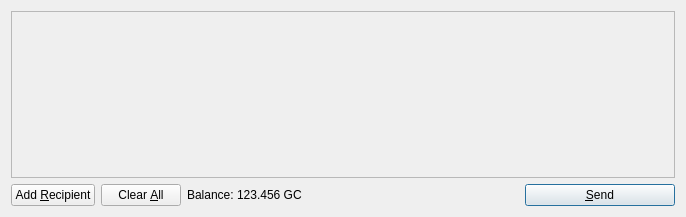
<?xml version="1.0" encoding="UTF-8"?>
<ui version="4.0">
 <class>SendCoinsDialog</class>
 <widget class="QDialog" name="SendCoinsDialog">
  <property name="geometry">
   <rect>
    <x>0</x>
    <y>0</y>
    <width>686</width>
    <height>217</height>
   </rect>
  </property>
  <property name="windowTitle">
   <string>Send Coins</string>
  </property>
  <layout class="QVBoxLayout" name="verticalLayout">
   <item>
    <widget class="QScrollArea" name="scrollArea">
     <property name="widgetResizable">
      <bool>true</bool>
     </property>
     <widget class="QWidget" name="scrollAreaWidgetContents">
      <property name="geometry">
       <rect>
        <x>0</x>
        <y>0</y>
        <width>666</width>
        <height>165</height>
       </rect>
      </property>
      <layout class="QVBoxLayout" name="verticalLayout_2">
       <property name="margin">
        <number>0</number>
       </property>
       <item>
        <layout class="QVBoxLayout" name="entries">
         <property name="spacing">
          <number>6</number>
         </property>
        </layout>
       </item>
       <item>
        <spacer name="verticalSpacer">
         <property name="orientation">
          <enum>Qt::Vertical</enum>
         </property>
         <property name="sizeHint" stdset="0">
          <size>
           <width>20</width>
           <height>40</height>
          </size>
         </property>
        </spacer>
       </item>
      </layout>
     </widget>
    </widget>
   </item>
   <item>
    <layout class="QHBoxLayout" name="horizontalLayout">
     <item>
      <widget class="QPushButton" name="addButton">
       <property name="toolTip">
        <string>Send to multiple recipients at once</string>
       </property>
       <property name="text">
        <string>Add &amp;Recipient</string>
       </property>
       <property name="icon">
        <iconset resource="../bitcoin.qrc">
         <normaloff>:/icons/add</normaloff>:/icons/add</iconset>
       </property>
      </widget>
     </item>
     <item>
      <widget class="QPushButton" name="clearButton">
       <property name="sizePolicy">
        <sizepolicy hsizetype="Minimum" vsizetype="Fixed">
         <horstretch>0</horstretch>
         <verstretch>0</verstretch>
        </sizepolicy>
       </property>
       <property name="toolTip">
        <string>Remove all transaction fields</string>
       </property>
       <property name="text">
        <string>Clear &amp;All</string>
       </property>
       <property name="icon">
        <iconset resource="../bitcoin.qrc">
         <normaloff>:/icons/remove</normaloff>:/icons/remove</iconset>
       </property>
       <property name="autoRepeatDelay">
        <number>300</number>
       </property>
      </widget>
     </item>
     <item>
      <layout class="QHBoxLayout" name="horizontalLayout_2">
       <property name="spacing">
        <number>3</number>
       </property>
       <item>
        <widget class="QLabel" name="label">
         <property name="text">
          <string>Balance:</string>
         </property>
        </widget>
       </item>
       <item>
        <widget class="QLabel" name="labelBalance">
         <property name="text">
          <string>123.456 GC</string>
         </property>
         <property name="textInteractionFlags">
          <set>Qt::LinksAccessibleByMouse|Qt::TextSelectableByKeyboard|Qt::TextSelectableByMouse</set>
         </property>
        </widget>
       </item>
      </layout>
     </item>
     <item>
      <spacer name="horizontalSpacer">
       <property name="orientation">
        <enum>Qt::Horizontal</enum>
       </property>
       <property name="sizeHint" stdset="0">
        <size>
         <width>40</width>
         <height>20</height>
        </size>
       </property>
      </spacer>
     </item>
     <item>
      <widget class="QPushButton" name="sendButton">
       <property name="minimumSize">
        <size>
         <width>150</width>
         <height>0</height>
        </size>
       </property>
       <property name="toolTip">
        <string>Confirm the send action</string>
       </property>
       <property name="text">
        <string>&amp;Send</string>
       </property>
       <property name="icon">
        <iconset resource="../bitcoin.qrc">
         <normaloff>:/icons/send</normaloff>:/icons/send</iconset>
       </property>
       <property name="default">
        <bool>true</bool>
       </property>
      </widget>
     </item>
    </layout>
   </item>
  </layout>
 </widget>
 <resources>
  <include location="../bitcoin.qrc"/>
 </resources>
 <connections/>
</ui>
